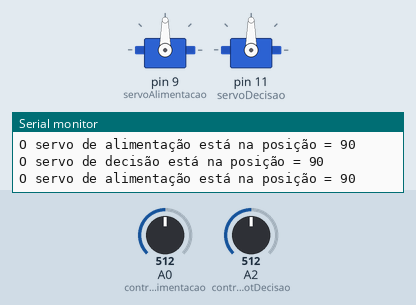
A sketch run on a simulated Arduino Uno, built with avr-gcc and run on an emulated ATmega328P. On the bench: 2 × servo, the last lines printed to the serial monitor. The test bench sets the inputs (shaded band); at power-on: A0 (controlePotAlimentacao) = 512, A2 (controlePotDecisao) = 512.

Above: at 1.2 s.
1.3 s: A0 (controlePotAlimentacao) set to 558
At 2.5 s:
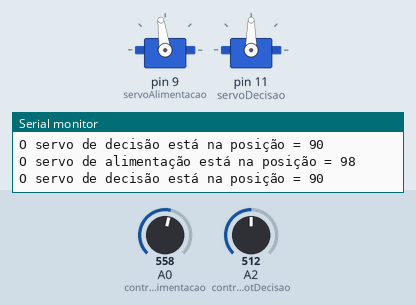
4.3 s: A0 (controlePotAlimentacao) set to 584
At 5.1 s:
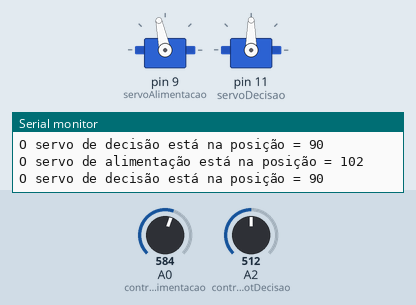
5.9 s: A2 (controlePotDecisao) set to 60
At 6.7 s:
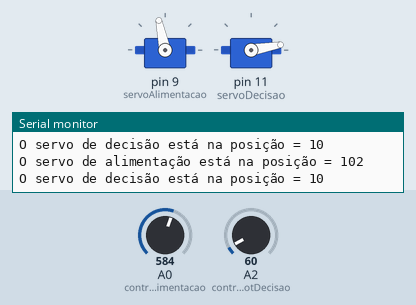
7.6 s: A2 (controlePotDecisao) set to 52
At 8.3 s:
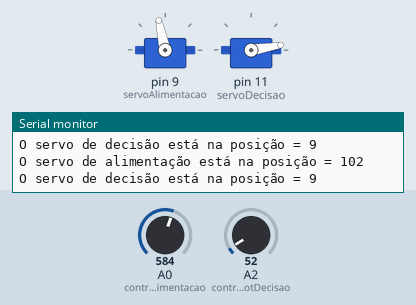
10.6 s: A2 (controlePotDecisao) set to 122
At 12.0 s:
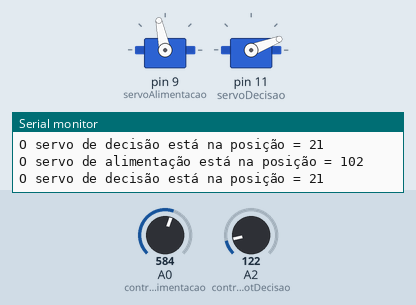
12.3 s: A0 (controlePotAlimentacao) set to 511
At 13.7 s:
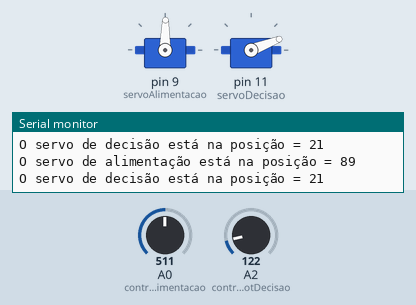
Timing chart, 0 to 14.9 s (numbered marks = the images above; inputs shaded):
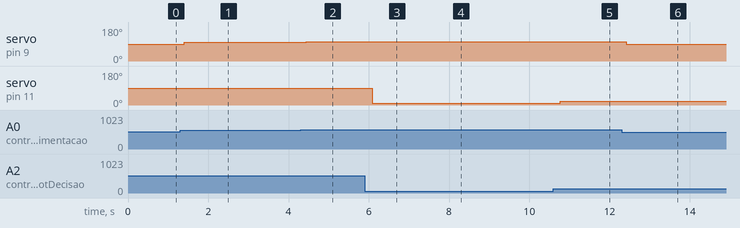

Measured:
- after the input at 1.3 s, servo on pin 9 (servoAlimentacao): 90° → 98° after 0.10 s
- after the input at 4.3 s, servo on pin 9 (servoAlimentacao): 98° → 102° after 0.14 s
- after the input at 5.9 s, servo on pin 11 (servoDecisao): 90° → 10° after 0.19 s
- after the input at 7.6 s, servo on pin 11 (servoDecisao): 10° → 9° after 0.13 s
- after the input at 10.6 s, servo on pin 11 (servoDecisao): 9° → 21° after 0.17 s
- after the input at 12.3 s, servo on pin 9 (servoAlimentacao): 102° → 89° after 0.11 s

The sketch:

Calibrar-servo.ino
```cpp
/* Um programa para calibrar os Servos de alimentação e decisão
 * para o SELC
 *
 * Vamos usar 2 Potenciômetros de 2k Ohms (ou outros)
 * para ler a entrada analógica e escrever nos Servos.
 */

#include <Servo.h>

// Declarando nossos Servos
Servo servoAlimentacao;
Servo servoDecisao;

// Declarando nossos Potenciômetros
byte controlePotAlimentacao = A0;
byte controlePotDecisao = A2;

void setup() {

  // Anexando os Servos
  servoAlimentacao.attach(9);
  servoDecisao.attach(11);

  // Configurando pinMode para nossos Potenciômetros
  pinMode(A0, INPUT);
  pinMode(A2, INPUT);

  // Iniciando a comunicação Serial
  Serial.begin(9600);

}

void loop() {

  // Onde vamos salvar a leitura analógica
  int posicaoServoAlimentacao = analogRead(controlePotAlimentacao);
  int posicaoServoDecisao = analogRead(controlePotDecisao);

  // Mapeando a leitura analógica (0-1023) para converter em graus (0-180)
  int mapeadoAlimentacao = map(posicaoServoAlimentacao, 0, 1023, 0, 180);
  int mapeadoDecisao = map(posicaoServoDecisao, 0, 1023, 0, 180);

  // Escrevendo os graus lidos nos Servos
  servoAlimentacao.write(mapeadoAlimentacao);
  servoDecisao.write(mapeadoDecisao);

  // Imprimindo a posição atual para saber quais valores usar em seguida
  Serial.print("O servo de alimentação está na posição = ");
  Serial.println(mapeadoAlimentacao);

  Serial.print("O servo de decisão está na posição = ");
  Serial.println(mapeadoDecisao);
  Serial.println("");

  delay(200);

}
```
